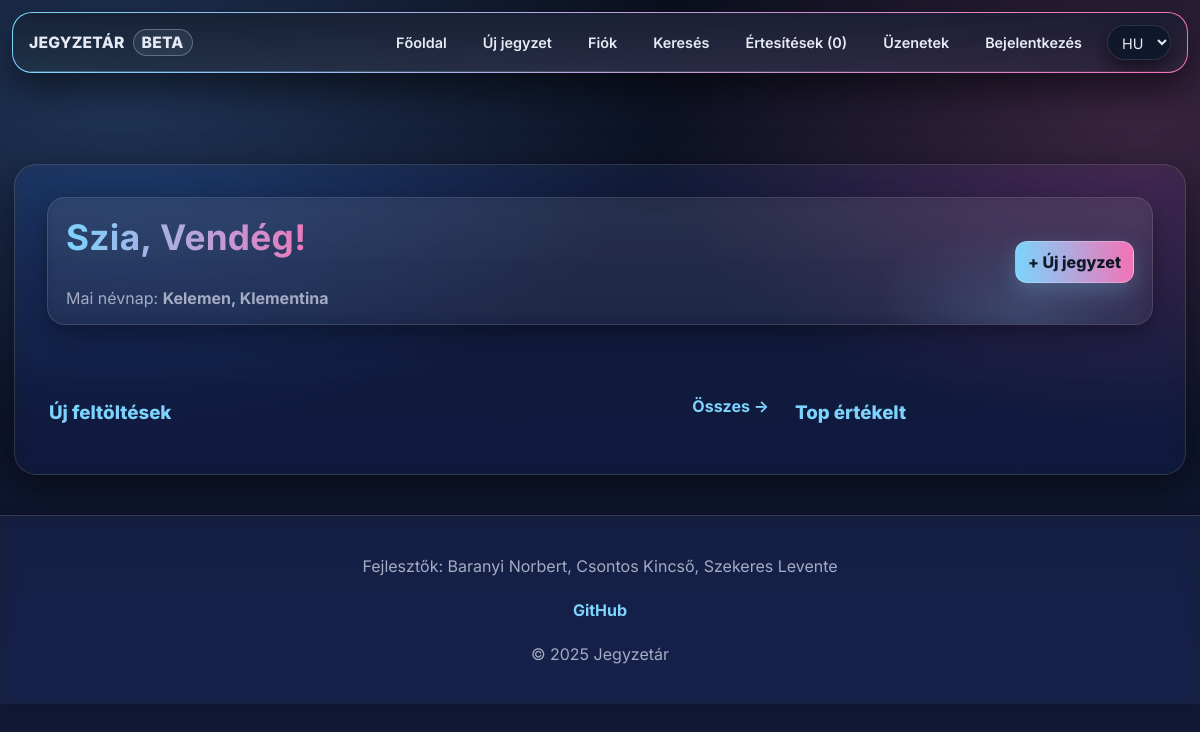
Before: / with the older database file.
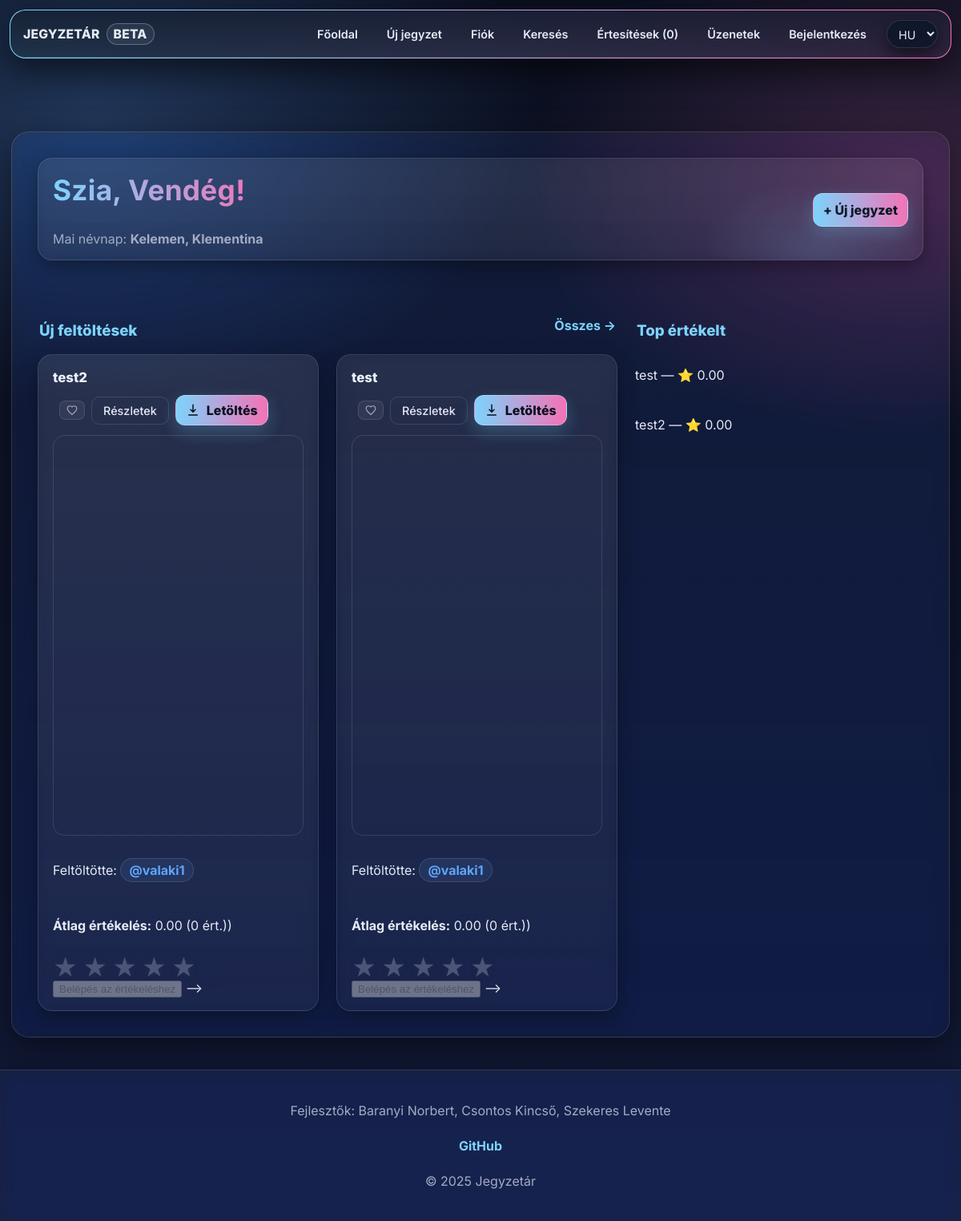
After: the same page with the newer database file.
### tables this page shows
CREATE TABLE `files` (
  `id` int(11) NOT NULL,
  `uploaded_by` int(11) DEFAULT NULL,
  `name` varchar(255) NOT NULL,
  `file_name` varchar(255) NOT NULL,
  `description` text DEFAULT NULL,
  `file_path` varchar(255) NOT NULL,
  `subject` varchar(100) NOT NULL,
  `tags` varchar(255) NOT NULL,
  `tn_name` varchar(255) DEFAULT NULL
);

CREATE TABLE `users` (
  `id` int(11) NOT NULL,
  `lastname` varchar(100) DEFAULT NULL,
  `firstname` varchar(100) DEFAULT NULL,
  `username` varchar(50) NOT NULL,
  `birthdate` date DEFAULT NULL,
  `gender` varchar(10) DEFAULT NULL,
  `email` varchar(50) NOT NULL,
  `profile_picture` varchar(255) DEFAULT NULL,
  `password` varchar(255) NOT NULL,
  `security_question` varchar(255) NOT NULL,
  `security_answer` varchar(255) NOT NULL,
  `admin` tinyint(1) NOT NULL,
  `registration_date` datetime DEFAULT NULL,
  `language` varchar(5) NOT NULL DEFAULT 'hu',
  `oauth_provider` varchar(20) DEFAULT NULL,
  `oauth_sub` varchar(191) DEFAULT NULL,
  `email_verified` tinyint(1) NOT NULL DEFAULT 0
);

### assets/php/navbar.php (called while the page is built, shortened)
<?php
    $isLoggedIn = isset($_COOKIE['id']);
?>

### assets/php/lang.php (called while the page is built, shortened)
<?php
    $lang = $_SESSION['lang'] ?? ($_COOKIE['lang'] ?? 'hu');
    $translations = [];
    $sql = $conn->query(
        "SELECT t_key, text FROM translations WHERE lang_code = '" .
        $conn->real_escape_string($lang) . "'"
    );
    while ($row = $sql->fetch_assoc()) {
        $translations[$row['t_key']] = $row['text'];
    }
    if (!function_exists('t')) {
        function t(string $key, string $fallback = ''): string {
            global $translations;
            if (isset($translations[$key])) {
                return $translations[$key];
            }
            return $fallback !== '' ? $fallback : $key;
        }
    }

### index.php (the view, shortened to what the changed rows need)
<?php
    require "assets/php/db.php";
    $popular_sql = "
    SELECT f.*, IFNULL(AVG(r.rating),0) AS avg_rating, COUNT(r.id) AS rating_count
    FROM files f
    LEFT JOIN ratings r ON f.id = r.file_id
    GROUP BY f.id
    ORDER BY avg_rating DESC, rating_count DESC
    LIMIT 8";
    $popular_result = $conn->query($popular_sql);
    $latest_result = $conn->query("SELECT * FROM files ORDER BY id DESC LIMIT 12");
    require "assets/php/lang.php";
?>
<!DOCTYPE html>
<html lang="<?= $lang ?>">
<head>
    <link rel="stylesheet" href="assets/css/styles.aurora.css">
</head>
<body>
<?php include 'assets/php/navbar.php'; ?>
<div class="main">
    <div class="home-grid">
        <section class="hero card">
            <div class="hero-body">
                <div class="hero-text">
                    <h1 class="hero-title">
                    </h1>
                </div>
            </div>
        </section>
        <section class="content-main">
            <?php if ($latest_result && $latest_result->num_rows > 0): ?>
                <div class="content-grid grid-large">
                    <?php while ($file = $latest_result->fetch_assoc()):
                            $uploader_q = $conn->query("SELECT username FROM users WHERE id=".(int)$file['uploaded_by']);
                            $uploader = $uploader_q ? $uploader_q->fetch_assoc() : ['username'=>'ismeretlen'];
                            $file_id = (int)$file['id'];
                            $name = htmlspecialchars($file['name']);
                            $username = htmlspecialchars($uploader['username']);
                            $ext = pathinfo($file['file_name'], PATHINFO_EXTENSION);
                            $avg_q = $conn->query("SELECT AVG(rating) AS avg, COUNT(*) AS c FROM ratings WHERE file_id=$file_id");
                            $avg = 0; $cnt = 0;
                            if ($avg_q && $avg_q->num_rows) {
                                $d = $avg_q->fetch_assoc();
                                $avg = number_format((float)$d['avg'],2);
                                $cnt = (int)$d['c'];
                            }
                            $is_favorite = false;
                            $safe_path = "users/$username/".$file['file_name'];
                        ?>
                        <article class="card note-card" id="file-<?= $file_id ?>">
                            <header class="card-head">
                                <h4 class="entry-title"><?= $name ?></h4>
                                <div style="display: flex; gap: 8px; align-items: center;">
                                    <form method="post" style="display: inline;">
                                        <button type="submit" name="favorite-btn" class="favorite-btn <?= $is_favorite ? 'favorited' : '' ?>" <?= !$isLoggedIn ? 'disabled' : '' ?>>
                                            <svg class="icon" viewBox="0 0 24 24" aria-hidden="true">
                                                <?php if ($is_favorite): ?>
                                                    <path d="M12 21.35l-1.45-1.32C5.4 15.36 2 12.28 2 8.5 2 5.42 4.42 3 7.5 3c1.74 0 3.41.81 4.5 2.09C13.09 3.81 14.76 3 16.5 3 19.58 3 22 5.42 22 8.5c0 3.78-3.4 6.86-8.55 11.54L12 21.35z" fill="currentColor"/>
                                                <?php else: ?>
                                                    <path d="M12 21.35l-1.45-1.32C5.4 15.36 2 12.28 2 8.5 2 5.42 4.42 3 7.5 3c1.74 0 3.41.81 4.5 2.09C13.09 3.81 14.76 3 16.5 3 19.58 3 22 5.42 22 8.5c0 3.78-3.4 6.86-8.55 11.54L12 21.35z" fill="none" stroke="currentColor" stroke-width="2"/>
                                                <?php endif; ?>
                                            </svg>
                                        </button>
                                    </form>
                                    <a class="note-desc-btn" href="note.php?id=<?= (int)$file['id'] ?>">
                                        <?= t('btn_details') ?>
                                    </a>
                                    <a class="entry-download-btn" href="assets/php/download.php?id=<?= $file_id ?>">
                                        <svg class="icon icon-download" viewBox="0 0 24 24" aria-hidden="true">
                                            <path d="M5 20h14M12 3v12m0 0l-4-4m4 4 4-4"
                                                  fill="none"
                                                  stroke="currentColor"
                                                  stroke-width="2"
                                                  stroke-linecap="round"
                                                  stroke-linejoin="round" />
                                        </svg>
                                        <?= t('btn_download') ?>
                                    </a>
                                </div>
                            </header>
                            <?php if ($ext=="mp4"): ?>
                                <video controls class="file-preview">
                                    <source src="<?= $safe_path ?>" type="video/mp4">
                                </video>
                            <?php elseif ($ext=="pdf"): ?>
                                <iframe src="<?= $safe_path ?>" width="100%" height="500"></iframe>
                            <?php elseif ($ext=="docx"): ?>
                                <p><?= t('note_docx_download_hint') ?>
                                </p>
                            <?php endif; ?>
                            <p><?= t('label_uploaded_by') ?>
                                <a class="uploader-name" href="profile.php?userid=<?= $file['uploaded_by'] ?>">@<?= $username ?></a>
                            </p>
                            <p>
                                <b><?= t('label_rating_average') ?></b>
                                <?= $avg ?> (<?= $cnt ?> <?= t('suffix_ratings_paren') ?>)
                            </p>
                            <form method="post">
                                <div class="star-rating">
                                    <?php
                                        for ($i = 5; $i >= 1; $i--) {
                                            echo "<label>★</label>";
                                        }
                                    ?>
                                </div>
                                <?php if ($isLoggedIn): ?>
                                    <button type="submit" name="rate-btn"><?= t('btn_send') ?></button>                                <?php else: ?>
                                    <button disabled><?= t('btn_login_to_rate') ?></button>
                                <?php endif; ?>  -->
                            </form>
                        </article>
                    <?php endwhile; ?>
                </div>
            <?php endif; ?>
        </section>
        <aside class="content-aside">
            <?php if ($popular_result && $popular_result->num_rows > 0): ?>
                <div class="list-compact">
                    <?php while ($file = $popular_result->fetch_assoc()): ?>
                        <p><?= htmlspecialchars($file['name']) ?> — ⭐ <?= number_format($file['avg_rating'],2) ?></p>
                    <?php endwhile; ?>
                </div>
            <?php endif; ?>
        </aside>
    </div>
</div>
</body>
</html>

Changed rows visible on the page:
added files: name "test2", users.username "valaki1", avg "0.00", cnt "0", avg_rating "0.00"
added files: name "test", users.username "valaki1", avg "0.00", cnt "0", avg_rating "0.00"
